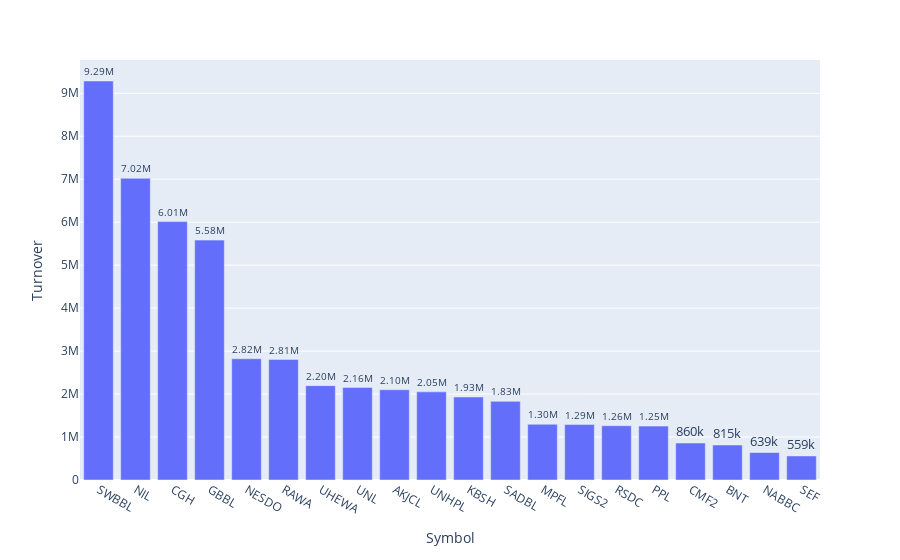

Here is the notebook cell this chart was saved with:
### Code cell
import plotly.express as px
fig = px.bar(turnoverdf[0:20], x='Symbol', y='Turnover' , text_auto='.3s')
fig.update_traces(textfont_size=14, textangle=0, textposition="outside", cliponaxis=False)
fig.show()

### Figure 1 — Plotly figure (JSON) as saved in the notebook; plotly's stock layout.template omitted (floating-point values rounded to 4 significant figures)
{"data": [{"alignmentgroup": "True", "cliponaxis": false, "hovertemplate": "Symbol=%{x}<br>Turnover=%{y}<extra></extra>", "legendgroup": "", "marker": {"color": "#636efa", "pattern": {"shape": ""}}, "name": "", "offsetgroup": "", "orientation": "v", "showlegend": false, "textangle": 0, "textfont": {"size": 14}, "textposition": "outside", "texttemplate": "%{y:.3s}", "type": "bar", "x": ["SWBBL ", "NIL ", "CGH ", "GBBL ", "NESDO ", "RAWA ", "UHEWA ", "UNL ", "AKJCL ", "UNHPL ", "KBSH ", "SADBL ", "MPFL ", "SIGS2 ", "RSDC ", "PPL ", "CMF2 ", "BNT ", "NABBC ", "SEF "], "xaxis": "x", "y": [9286000.0, 7022000.0, 6014000.0, 5583000.0, 2822659, 2806000.0, 2195947, 2155136, 2100000.0, 2052000.0, 1932000.0, 1831000.0, 1297000.0, 1290000.0, 1263000.0, 1254000.0, 860100.0, 814556, 639300.0, 559368], "yaxis": "y"}], "layout": {"barmode": "relative", "legend": {"tracegroupgap": 0}, "margin": {"t": 60}, "xaxis": {"anchor": "y", "domain": [0, 1], "title": {"text": "Symbol"}}, "yaxis": {"anchor": "x", "domain": [0, 1], "title": {"text": "Turnover"}}}}
